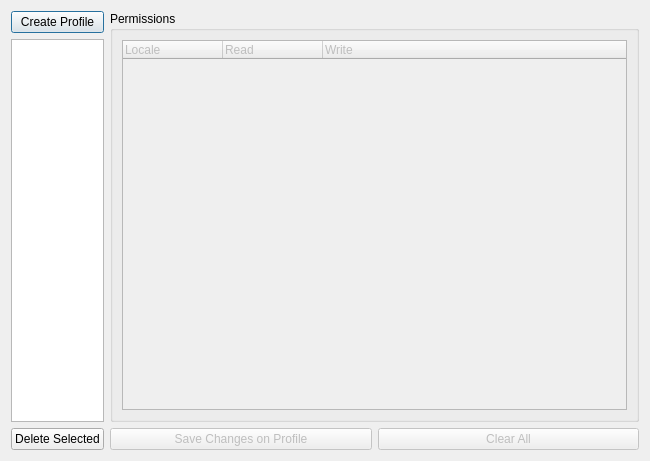
<?xml version="1.0" encoding="UTF-8"?>
<ui version="4.0">
 <class>ServerProfilesManager</class>
 <widget class="QDialog" name="ServerProfilesManager">
  <property name="geometry">
   <rect>
    <x>0</x>
    <y>0</y>
    <width>650</width>
    <height>461</height>
   </rect>
  </property>
  <property name="windowTitle">
   <string>Server Permissions Editor</string>
  </property>
  <layout class="QGridLayout" name="gridLayout_2">
   <item row="0" column="0">
    <layout class="QVBoxLayout" name="verticalLayout_4">
     <item>
      <layout class="QHBoxLayout" name="horizontalLayout_3">
       <item>
        <widget class="QPushButton" name="createPermissionPushButton">
         <property name="sizePolicy">
          <sizepolicy hsizetype="Maximum" vsizetype="Fixed">
           <horstretch>0</horstretch>
           <verstretch>0</verstretch>
          </sizepolicy>
         </property>
         <property name="maximumSize">
          <size>
           <width>150</width>
           <height>25</height>
          </size>
         </property>
         <property name="text">
          <string>Create Profile</string>
         </property>
         <property name="icon">
          <iconset resource="../resources.qrc">
           <normaloff>:/plugins/DsgTools/icons/plus.png</normaloff>:/plugins/DsgTools/icons/plus.png</iconset>
         </property>
         <property name="iconSize">
          <size>
           <width>20</width>
           <height>20</height>
          </size>
         </property>
        </widget>
       </item>
      </layout>
     </item>
     <item>
      <widget class="QListWidget" name="profilesListWidget">
       <property name="sizePolicy">
        <sizepolicy hsizetype="Maximum" vsizetype="Expanding">
         <horstretch>0</horstretch>
         <verstretch>0</verstretch>
        </sizepolicy>
       </property>
       <property name="maximumSize">
        <size>
         <width>150</width>
         <height>16777215</height>
        </size>
       </property>
       <property name="editTriggers">
        <set>QAbstractItemView::CurrentChanged|QAbstractItemView::DoubleClicked|QAbstractItemView::EditKeyPressed|QAbstractItemView::SelectedClicked</set>
       </property>
      </widget>
     </item>
     <item>
      <widget class="QPushButton" name="deletePermissionPushButton">
       <property name="sizePolicy">
        <sizepolicy hsizetype="Maximum" vsizetype="Fixed">
         <horstretch>0</horstretch>
         <verstretch>0</verstretch>
        </sizepolicy>
       </property>
       <property name="maximumSize">
        <size>
         <width>150</width>
         <height>16777215</height>
        </size>
       </property>
       <property name="text">
        <string>Delete Selected</string>
       </property>
       <property name="icon">
        <iconset resource="../resources.qrc">
         <normaloff>:/plugins/DsgTools/icons/remove.png</normaloff>:/plugins/DsgTools/icons/remove.png</iconset>
       </property>
       <property name="iconSize">
        <size>
         <width>20</width>
         <height>20</height>
        </size>
       </property>
      </widget>
     </item>
     <item>
      <layout class="QHBoxLayout" name="horizontalLayout_2"/>
     </item>
    </layout>
   </item>
   <item row="0" column="1">
    <layout class="QVBoxLayout" name="verticalLayout">
     <item>
      <widget class="QGroupBox" name="groupBox_2">
       <property name="sizePolicy">
        <sizepolicy hsizetype="MinimumExpanding" vsizetype="Preferred">
         <horstretch>0</horstretch>
         <verstretch>0</verstretch>
        </sizepolicy>
       </property>
       <property name="minimumSize">
        <size>
         <width>200</width>
         <height>0</height>
        </size>
       </property>
       <property name="title">
        <string>Permissions</string>
       </property>
       <layout class="QGridLayout" name="gridLayout">
        <item row="0" column="0">
         <widget class="QTreeWidget" name="treeWidget">
          <property name="enabled">
           <bool>false</bool>
          </property>
          <property name="sizePolicy">
           <sizepolicy hsizetype="MinimumExpanding" vsizetype="Expanding">
            <horstretch>0</horstretch>
            <verstretch>0</verstretch>
           </sizepolicy>
          </property>
          <property name="rootIsDecorated">
           <bool>true</bool>
          </property>
          <property name="wordWrap">
           <bool>false</bool>
          </property>
          <property name="headerHidden">
           <bool>false</bool>
          </property>
          <attribute name="headerVisible">
           <bool>true</bool>
          </attribute>
          <attribute name="headerDefaultSectionSize">
           <number>100</number>
          </attribute>
          <column>
           <property name="text">
            <string notr="true">Locale</string>
           </property>
          </column>
          <column>
           <property name="text">
            <string>Read</string>
           </property>
          </column>
          <column>
           <property name="text">
            <string>Write</string>
           </property>
          </column>
         </widget>
        </item>
       </layout>
      </widget>
     </item>
     <item>
      <layout class="QHBoxLayout" name="horizontalLayout">
       <item>
        <widget class="QPushButton" name="saveButton">
         <property name="enabled">
          <bool>false</bool>
         </property>
         <property name="text">
          <string>Save Changes on Profile</string>
         </property>
        </widget>
       </item>
       <item>
        <widget class="QPushButton" name="clearButton">
         <property name="enabled">
          <bool>false</bool>
         </property>
         <property name="text">
          <string>Clear All</string>
         </property>
        </widget>
       </item>
      </layout>
     </item>
    </layout>
   </item>
  </layout>
 </widget>
 <resources>
  <include location="../resources.qrc"/>
 </resources>
 <connections/>
</ui>
